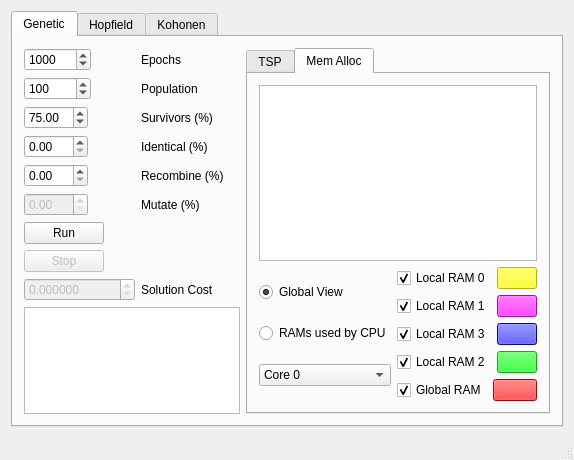
<?xml version="1.0" encoding="UTF-8"?>
<ui version="4.0">
 <class>MainWindow</class>
 <widget class="QMainWindow" name="MainWindow">
  <property name="geometry">
   <rect>
    <x>0</x>
    <y>0</y>
    <width>574</width>
    <height>460</height>
   </rect>
  </property>
  <property name="windowTitle">
   <string>NeuroLab</string>
  </property>
  <widget class="QWidget" name="centralWidget">
   <layout class="QGridLayout" name="gridLayout">
    <item row="0" column="0">
     <widget class="QTabWidget" name="tabWidget">
      <property name="currentIndex">
       <number>0</number>
      </property>
      <widget class="QWidget" name="tab">
       <attribute name="title">
        <string>Genetic</string>
       </attribute>
       <layout class="QHBoxLayout" name="horizontalLayout_2">
        <item>
         <layout class="QVBoxLayout" name="verticalLayout">
          <item>
           <layout class="QFormLayout" name="GA_form">
            <property name="sizeConstraint">
             <enum>QLayout::SetMinimumSize</enum>
            </property>
            <item row="1" column="0">
             <widget class="QSpinBox" name="GA_epochs">
              <property name="minimum">
               <number>1</number>
              </property>
              <property name="maximum">
               <number>999999</number>
              </property>
              <property name="value">
               <number>1000</number>
              </property>
             </widget>
            </item>
            <item row="1" column="1">
             <widget class="QLabel" name="label_13">
              <property name="text">
               <string>Epochs</string>
              </property>
             </widget>
            </item>
            <item row="2" column="0">
             <widget class="QSpinBox" name="GA_population">
              <property name="minimum">
               <number>2</number>
              </property>
              <property name="maximum">
               <number>999999</number>
              </property>
              <property name="value">
               <number>100</number>
              </property>
             </widget>
            </item>
            <item row="2" column="1">
             <widget class="QLabel" name="label">
              <property name="text">
               <string>Population</string>
              </property>
             </widget>
            </item>
            <item row="3" column="0">
             <widget class="QDoubleSpinBox" name="GA_survivors">
              <property name="maximum">
               <double>100.000000000000000</double>
              </property>
              <property name="value">
               <double>75.000000000000000</double>
              </property>
             </widget>
            </item>
            <item row="3" column="1">
             <widget class="QLabel" name="label_5">
              <property name="text">
               <string>Survivors (%)</string>
              </property>
             </widget>
            </item>
            <item row="4" column="0">
             <widget class="QDoubleSpinBox" name="GA_identical">
              <property name="maximum">
               <double>100.000000000000000</double>
              </property>
              <property name="value">
               <double>0.000000000000000</double>
              </property>
             </widget>
            </item>
            <item row="4" column="1">
             <widget class="QLabel" name="label_2">
              <property name="text">
               <string>Identical (%)</string>
              </property>
             </widget>
            </item>
            <item row="5" column="0">
             <widget class="QDoubleSpinBox" name="GA_recombine">
              <property name="maximum">
               <double>100.000000000000000</double>
              </property>
             </widget>
            </item>
            <item row="5" column="1">
             <widget class="QLabel" name="label_3">
              <property name="text">
               <string>Recombine (%)</string>
              </property>
             </widget>
            </item>
            <item row="6" column="0">
             <widget class="QDoubleSpinBox" name="GA_mutate">
              <property name="enabled">
               <bool>false</bool>
              </property>
              <property name="maximum">
               <double>100.000000000000000</double>
              </property>
             </widget>
            </item>
            <item row="6" column="1">
             <widget class="QLabel" name="label_4">
              <property name="text">
               <string>Mutate (%)</string>
              </property>
             </widget>
            </item>
            <item row="8" column="0">
             <widget class="QPushButton" name="GA_run">
              <property name="text">
               <string>Run</string>
              </property>
             </widget>
            </item>
            <item row="10" column="0">
             <widget class="QDoubleSpinBox" name="GA_cost">
              <property name="enabled">
               <bool>false</bool>
              </property>
              <property name="decimals">
               <number>6</number>
              </property>
              <property name="maximum">
               <double>999999.000000000000000</double>
              </property>
              <property name="value">
               <double>0.000000000000000</double>
              </property>
             </widget>
            </item>
            <item row="10" column="1">
             <widget class="QLabel" name="label_6">
              <property name="text">
               <string>Solution Cost</string>
              </property>
             </widget>
            </item>
            <item row="9" column="0">
             <widget class="QPushButton" name="GA_stop">
              <property name="enabled">
               <bool>false</bool>
              </property>
              <property name="text">
               <string>Stop</string>
              </property>
             </widget>
            </item>
           </layout>
          </item>
          <item>
           <widget class="GAErrorPlot" name="GA_errorPlot"/>
          </item>
         </layout>
        </item>
        <item>
         <widget class="QTabWidget" name="geneticTab">
          <property name="currentIndex">
           <number>1</number>
          </property>
          <widget class="QWidget" name="tab_3">
           <attribute name="title">
            <string>TSP</string>
           </attribute>
           <layout class="QGridLayout" name="gridLayout_2">
            <item row="0" column="0">
             <widget class="QGraphicsView" name="TSPView">
              <property name="enabled">
               <bool>true</bool>
              </property>
              <property name="autoFillBackground">
               <bool>false</bool>
              </property>
              <property name="backgroundBrush">
               <brush brushstyle="SolidPattern">
                <color alpha="255">
                 <red>255</red>
                 <green>255</green>
                 <blue>255</blue>
                </color>
               </brush>
              </property>
             </widget>
            </item>
           </layout>
          </widget>
          <widget class="QWidget" name="tab_2">
           <attribute name="title">
            <string>Mem Alloc</string>
           </attribute>
           <layout class="QGridLayout" name="gridLayout_3">
            <item row="0" column="0">
             <widget class="MemoryAllocationDisplay" name="MemAllocView">
              <property name="autoFillBackground">
               <bool>false</bool>
              </property>
              <property name="backgroundBrush">
               <brush brushstyle="SolidPattern">
                <color alpha="255">
                 <red>255</red>
                 <green>255</green>
                 <blue>255</blue>
                </color>
               </brush>
              </property>
             </widget>
            </item>
            <item row="2" column="0">
             <layout class="QHBoxLayout" name="horizontalLayout">
              <item>
               <layout class="QVBoxLayout" name="verticalLayout_3">
                <item>
                 <widget class="QRadioButton" name="radioButton_3">
                  <property name="text">
                   <string>Global View</string>
                  </property>
                  <property name="checked">
                   <bool>true</bool>
                  </property>
                 </widget>
                </item>
                <item>
                 <widget class="QRadioButton" name="radioButton">
                  <property name="text">
                   <string>RAMs used by CPU</string>
                  </property>
                 </widget>
                </item>
                <item>
                 <widget class="QComboBox" name="comboBox">
                  <item>
                   <property name="text">
                    <string>Core 0</string>
                   </property>
                  </item>
                  <item>
                   <property name="text">
                    <string>Core 1</string>
                   </property>
                  </item>
                  <item>
                   <property name="text">
                    <string>Core 2</string>
                   </property>
                  </item>
                  <item>
                   <property name="text">
                    <string>Core 3</string>
                   </property>
                  </item>
                 </widget>
                </item>
               </layout>
              </item>
              <item>
               <layout class="QVBoxLayout" name="verticalLayout_2">
                <item>
                 <layout class="QHBoxLayout" name="horizontalLayout_4">
                  <item>
                   <widget class="QCheckBox" name="LRAM_0_checkbox">
                    <property name="text">
                     <string>Local RAM 0</string>
                    </property>
                    <property name="checked">
                     <bool>true</bool>
                    </property>
                   </widget>
                  </item>
                  <item>
                   <widget class="QPushButton" name="pushButton">
                    <property name="styleSheet">
                     <string notr="true">background-color: #ffff00</string>
                    </property>
                    <property name="text">
                     <string/>
                    </property>
                   </widget>
                  </item>
                 </layout>
                </item>
                <item>
                 <layout class="QHBoxLayout" name="horizontalLayout_5">
                  <item>
                   <widget class="QCheckBox" name="LRAM_1_checkbox">
                    <property name="text">
                     <string>Local RAM 1</string>
                    </property>
                    <property name="checked">
                     <bool>true</bool>
                    </property>
                   </widget>
                  </item>
                  <item>
                   <widget class="QPushButton" name="pushButton_2">
                    <property name="styleSheet">
                     <string notr="true">background-color: #ff00ff</string>
                    </property>
                    <property name="text">
                     <string/>
                    </property>
                   </widget>
                  </item>
                 </layout>
                </item>
                <item>
                 <layout class="QHBoxLayout" name="horizontalLayout_6">
                  <item>
                   <widget class="QCheckBox" name="LRAM_3_checkbox">
                    <property name="text">
                     <string>Local RAM 3</string>
                    </property>
                    <property name="checked">
                     <bool>true</bool>
                    </property>
                   </widget>
                  </item>
                  <item>
                   <widget class="QPushButton" name="pushButton_3">
                    <property name="styleSheet">
                     <string notr="true">background-color: #0000ff</string>
                    </property>
                    <property name="text">
                     <string/>
                    </property>
                   </widget>
                  </item>
                 </layout>
                </item>
                <item>
                 <layout class="QHBoxLayout" name="horizontalLayout_7">
                  <item>
                   <widget class="QCheckBox" name="LRAM_2_checkbox">
                    <property name="text">
                     <string>Local RAM 2</string>
                    </property>
                    <property name="checked">
                     <bool>true</bool>
                    </property>
                   </widget>
                  </item>
                  <item>
                   <widget class="QPushButton" name="pushButton_5">
                    <property name="styleSheet">
                     <string notr="true">background-color: #00ff00</string>
                    </property>
                    <property name="text">
                     <string/>
                    </property>
                   </widget>
                  </item>
                 </layout>
                </item>
                <item>
                 <layout class="QHBoxLayout" name="horizontalLayout_8">
                  <item>
                   <widget class="QCheckBox" name="GRAM_checkbox">
                    <property name="text">
                     <string>Global RAM</string>
                    </property>
                    <property name="checked">
                     <bool>true</bool>
                    </property>
                   </widget>
                  </item>
                  <item>
                   <widget class="QPushButton" name="pushButton_4">
                    <property name="styleSheet">
                     <string notr="true">background-color: #ff0000</string>
                    </property>
                    <property name="text">
                     <string/>
                    </property>
                   </widget>
                  </item>
                 </layout>
                </item>
               </layout>
              </item>
             </layout>
            </item>
           </layout>
          </widget>
         </widget>
        </item>
       </layout>
      </widget>
      <widget class="QWidget" name="hopfield_tab">
       <attribute name="title">
        <string>Hopfield</string>
       </attribute>
       <widget class="QPushButton" name="hopfieldStep">
        <property name="geometry">
         <rect>
          <x>30</x>
          <y>60</y>
          <width>80</width>
          <height>20</height>
         </rect>
        </property>
        <property name="text">
         <string>Step</string>
        </property>
       </widget>
       <widget class="QPushButton" name="hopfieldAddNoise">
        <property name="geometry">
         <rect>
          <x>30</x>
          <y>110</y>
          <width>80</width>
          <height>20</height>
         </rect>
        </property>
        <property name="text">
         <string>Noise</string>
        </property>
       </widget>
       <widget class="QPushButton" name="hopfieldLoadImage">
        <property name="geometry">
         <rect>
          <x>30</x>
          <y>160</y>
          <width>80</width>
          <height>20</height>
         </rect>
        </property>
        <property name="text">
         <string>Load</string>
        </property>
       </widget>
      </widget>
      <widget class="QWidget" name="kohonen_tab">
       <attribute name="title">
        <string>Kohonen</string>
       </attribute>
      </widget>
     </widget>
    </item>
   </layout>
  </widget>
  <widget class="QMenuBar" name="menuBar">
   <property name="geometry">
    <rect>
     <x>0</x>
     <y>0</y>
     <width>574</width>
     <height>23</height>
    </rect>
   </property>
  </widget>
  <widget class="QStatusBar" name="statusBar"/>
 </widget>
 <layoutdefault spacing="6" margin="11"/>
 <customwidgets>
  <customwidget>
   <class>GAErrorPlot</class>
   <extends>QGraphicsView</extends>
   <header>gaerrorplot.h</header>
  </customwidget>
  <customwidget>
   <class>MemoryAllocationDisplay</class>
   <extends>QGraphicsView</extends>
   <header>memory_allocation/memoryallocationdisplay.h</header>
   <slots>
    <slot>setGlobalView()</slot>
    <slot>setCPUUsedByRAM()</slot>
    <slot>setRAMUsedByCPU()</slot>
    <slot>setRAM(int)</slot>
    <slot>setCore(int)</slot>
    <slot>showLegend()</slot>
   </slots>
  </customwidget>
 </customwidgets>
 <resources/>
 <connections>
  <connection>
   <sender>radioButton_3</sender>
   <signal>clicked()</signal>
   <receiver>MemAllocView</receiver>
   <slot>setGlobalView()</slot>
   <hints>
    <hint type="sourcelabel">
     <x>382</x>
     <y>320</y>
    </hint>
    <hint type="destinationlabel">
     <x>337</x>
     <y>248</y>
    </hint>
   </hints>
  </connection>
  <connection>
   <sender>radioButton</sender>
   <signal>clicked()</signal>
   <receiver>MemAllocView</receiver>
   <slot>setRAMUsedByCPU()</slot>
   <hints>
    <hint type="sourcelabel">
     <x>330</x>
     <y>348</y>
    </hint>
    <hint type="destinationlabel">
     <x>428</x>
     <y>219</y>
    </hint>
   </hints>
  </connection>
  <connection>
   <sender>comboBox</sender>
   <signal>currentIndexChanged(int)</signal>
   <receiver>MemAllocView</receiver>
   <slot>setCore(int)</slot>
   <hints>
    <hint type="sourcelabel">
     <x>313</x>
     <y>392</y>
    </hint>
    <hint type="destinationlabel">
     <x>507</x>
     <y>259</y>
    </hint>
   </hints>
  </connection>
 </connections>
</ui>
